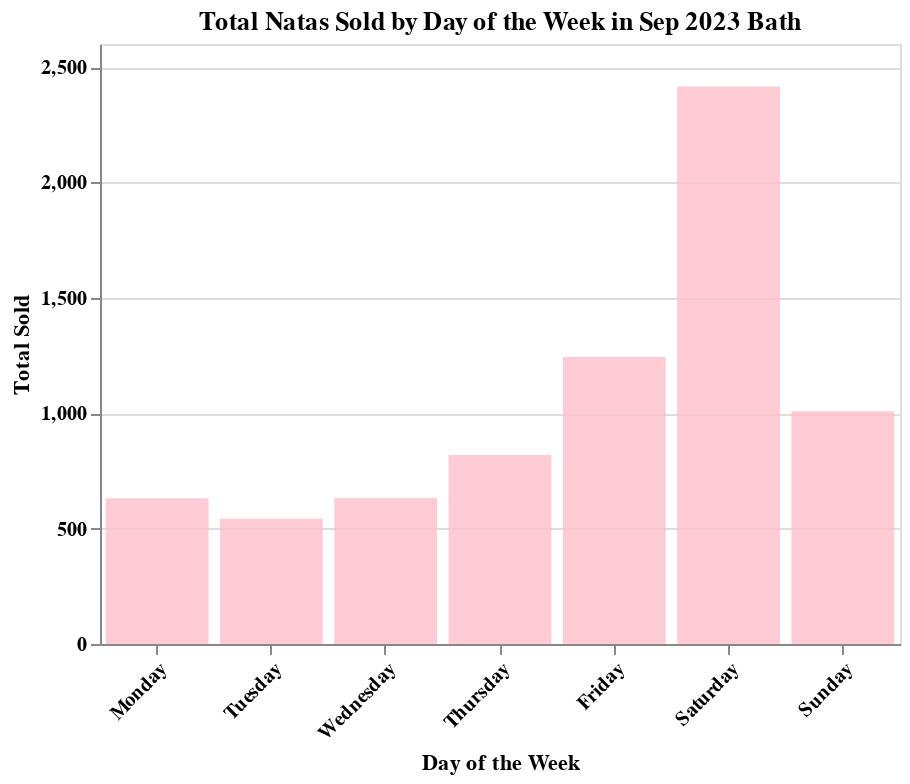

The notebook cell saved with this chart:
### Code cell
chart

### Figure 1 — Vega-Lite specification as saved in the notebook (floating-point values rounded to 4 significant figures)
{"config": {"view": {"continuousWidth": 300, "continuousHeight": 300}}, "data": {"name": "data-33653d0fa00089d15a67eed1d7158092"}, "mark": {"type": "bar", "color": "pink", "opacity": 0.8}, "encoding": {"tooltip": [{"field": "Day of Week", "type": "ordinal"}, {"field": "Sold", "type": "quantitative"}], "x": {"axis": {"labelAngle": -45, "labelFontWeight": "bold"}, "field": "Day of Week", "sort": ["Monday", "Tuesday", "Wednesday", "Thursday", "Friday", "Saturday", "Sunday"], "title": "Day of the Week", "type": "ordinal"}, "y": {"axis": {"labelFontWeight": "bold"}, "field": "Sold", "title": "Total Sold", "type": "quantitative"}}, "title": "Total Natas Sold by Day of the Week in Sep 2023 Bath", "width": 400, "$schema": "https://vega.github.io/schema/vega-lite/v5.8.0.json", "datasets": {"data-33653d0fa00089d15a67eed1d7158092": [{"Day of Week": "Saturday", "Sold": 2416.0}, {"Day of Week": "Friday", "Sold": 1244.0}, {"Day of Week": "Sunday", "Sold": 1009.0}, {"Day of Week": "Thursday", "Sold": 819.0}, {"Day of Week": "Wednesday", "Sold": 633.0}, {"Day of Week": "Monday", "Sold": 632.0}, {"Day of Week": "Tuesday", "Sold": 543.0}]}}
